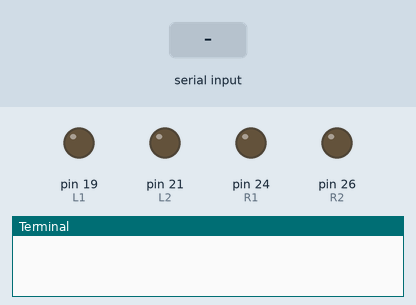
Recording of a program running on a simulated Raspberry Pi (header pin numbers). Parts: output pins drawn as LEDs (lit = HIGH), the last lines printed to the terminal. The test bench sets the inputs (shaded band).

Above: at 1.2 s.
1.3 s: "w" typed at the terminal
At 2.2 s:
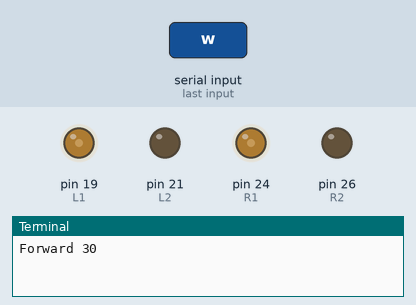
2.8 s: "z" typed at the terminal
At 3.4 s:
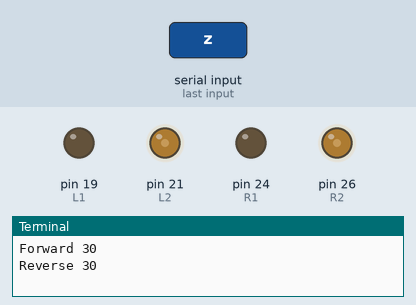
4.3 s: "s" typed at the terminal
At 5.5 s:
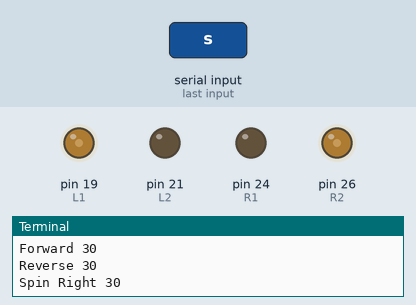
5.8 s: "a" typed at the terminal
At 6.9 s:
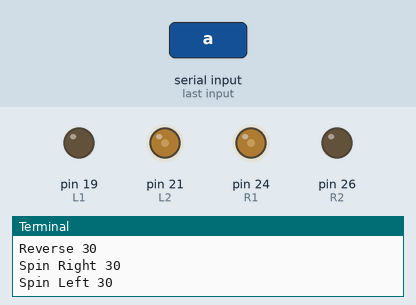
Timing chart, 0 to 8.3 s (numbered marks = the images above; inputs shaded):
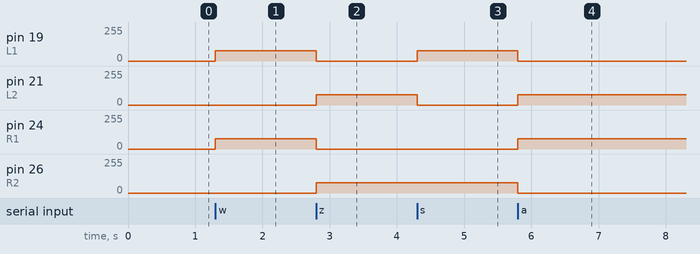

The program:

picoTest03.py
```python
# picocon Motor Test
# Moves: Forward, Reverse, turn Right, turn Left, Stop - then repeat
# Press Ctrl-C to stop
#
# Also demonstrates writing to the LEDs
#
# To check wiring is correct ensure the order of movement as above is correct
# Run using: sudo python motorTest.py


import picocon, time

#======================================================================
# Reading single character by forcing stdin to raw mode
import sys
import tty
import termios

def readchar():
    fd = sys.stdin.fileno()
    old_settings = termios.tcgetattr(fd)
    try:
        tty.setraw(sys.stdin.fileno())
        ch = sys.stdin.read(1)
    finally:
        termios.tcsetattr(fd, termios.TCSADRAIN, old_settings)
    if ch == '0x03':
        raise KeyboardInterrupt
    return ch

def readkey(getchar_fn=None):
    getchar = getchar_fn or readchar
    c1 = getchar()
    if ord(c1) != 0x1b:
        return c1
    c2 = getchar()
    if ord(c2) != 0x5b:
        return c1
    c3 = getchar()
    return chr(0x10 + ord(c3) - 65)  # 16=Up, 17=Down, 18=Right, 19=Left arrows

# End of single character reading
#======================================================================

speed = 30

picocon.init()

# main loop
try:
    while True:
        keyp = readkey()
        if keyp == 'w' or ord(keyp) == 16:
            picocon.forward(speed)
            print 'Forward', speed
        elif keyp == 'z' or ord(keyp) == 17:
            picocon.reverse(speed)
            print 'Reverse', speed
        elif keyp == 's' or ord(keyp) == 18:
            picocon.spinRight(speed)
            print 'Spin Right', speed
        elif keyp == 'a' or ord(keyp) == 19:
            picocon.spinLeft(speed)
            print 'Spin Left', speed
        elif keyp == '.' or keyp == '>':
            speed = min(100, speed+10)
            print 'Speed+', speed
        elif keyp == ',' or keyp == '<':
            speed = max (0, speed-10)
            print 'Speed-', speed
        elif keyp == ' ':
            picocon.stop()
            print 'Stop'
        elif ord(keyp) == 3:
            break

except KeyboardInterrupt:
    print

finally:
    picocon.cleanup()
```

picocon.py
```python
# (licence header left out)
#======================================================================
# General Functions
#
# init(). Initialises GPIO pins, switches motors off, etc
# cleanup(). Sets all motors off and sets GPIO to standard values

# Import all necessary libraries
import RPi.GPIO as GPIO
#, sys, threading, time, os

# Pins 24, 26 Right Motor
# Pins 19, 21 Left Motor
R1 = 24
R2 = 26
L1 = 19
L2 = 21

#======================================================================
# General Functions
#
# init(). Initialises GPIO pins, switches motors and LEDs Off, etc
def init():
    global p, q, a, b

    #use physical pin numbering
    GPIO.setmode(GPIO.BOARD)

    #use pwm on motor outputs so motors can be controlled
    GPIO.setup(L1, GPIO.OUT)
    p = GPIO.PWM(L1, 20)
    p.start(0)

    GPIO.setup(L2, GPIO.OUT)
    q = GPIO.PWM(L2, 20)
    q.start(0)

    GPIO.setup(R1, GPIO.OUT)
    a = GPIO.PWM(R1, 20)
    a.start(0)

    GPIO.setup(R2, GPIO.OUT)
    b = GPIO.PWM(R2, 20)
    b.start(0)

# cleanup(). Sets all motors off and sets GPIO to standard values
def cleanup():
    stop()
    GPIO.cleanup()

# End of General Functions
#======================================================================


#======================================================================
# Motor Functions
#
# stop(): Stops both motors
def stop():
    p.ChangeDutyCycle(0)
    q.ChangeDutyCycle(0)
    a.ChangeDutyCycle(0)
    b.ChangeDutyCycle(0)

# forward(speed): Sets both motors to move forward at speed. 0 <= speed <= 100
def forward(speed):
    p.ChangeDutyCycle(speed)
    q.ChangeDutyCycle(0)
    a.ChangeDutyCycle(speed)
    b.ChangeDutyCycle(0)
    p.ChangeFrequency(speed + 5)
    a.ChangeFrequency(speed + 5)

# reverse(speed): Sets both motors to reverse at speed. 0 <= speed <= 100
def reverse(speed):
    p.ChangeDutyCycle(0)
    q.ChangeDutyCycle(speed)
    a.ChangeDutyCycle(0)
    b.ChangeDutyCycle(speed)
    q.ChangeFrequency(speed + 5)
    b.ChangeFrequency(speed + 5)

# spinLeft(speed): Sets motors to turn opposite directions at speed. 0 <= speed <= 100
def spinLeft(speed):
    p.ChangeDutyCycle(0)
    q.ChangeDutyCycle(speed)
    a.ChangeDutyCycle(speed)
    b.ChangeDutyCycle(0)
    q.ChangeFrequency(speed + 5)
    a.ChangeFrequency(speed + 5)

# spinRight(speed): Sets motors to turn opposite directions at speed. 0 <= speed <= 100
def spinRight(speed):
    p.ChangeDutyCycle(speed)
    q.ChangeDutyCycle(0)
    a.ChangeDutyCycle(0)
    b.ChangeDutyCycle(speed)
    p.ChangeFrequency(speed + 5)
    b.ChangeFrequency(speed + 5)

# turnForward(leftSpeed, rightSpeed): Moves forwards in an arc by setting different speeds. 0 <= leftSpeed,rightSpeed <= 100
def turnForward(leftSpeed, rightSpeed):
    p.ChangeDutyCycle(leftSpeed)
    q.ChangeDutyCycle(0)
    a.ChangeDutyCycle(rightSpeed)
    b.ChangeDutyCycle(0)
    p.ChangeFrequency(leftSpeed + 5)
    a.ChangeFrequency(rightSpeed + 5)

# turnReverse(leftSpeed, rightSpeed): Moves backwards in an arc by setting different speeds. 0 <= leftSpeed,rightSpeed <= 100
def turnReverse(leftSpeed, rightSpeed):
    p.ChangeDutyCycle(0)
    q.ChangeDutyCycle(leftSpeed)
    a.ChangeDutyCycle(0)
    b.ChangeDutyCycle(rightSpeed)
    q.ChangeFrequency(leftSpeed + 5)
    b.ChangeFrequency(rightSpeed + 5)

# End of Motor Functions
#======================================================================
```

Measured:
- after the input at 1.3 s, pin 19 (L1), pin 24 (R1): 0/255 → 77/255 at once
- after the input at 2.8 s, pin 19 (L1), pin 24 (R1): 77/255 → 0/255 at once; pin 21 (L2), pin 26 (R2): 0/255 → 77/255 at once
- after the input at 4.3 s, pin 19 (L1): 0/255 → 77/255 at once; pin 21 (L2): 77/255 → 0/255 at once
- after the input at 5.8 s, pin 19 (L1), pin 26 (R2): 77/255 → 0/255 at once; pin 21 (L2), pin 24 (R1): 0/255 → 77/255 at once
